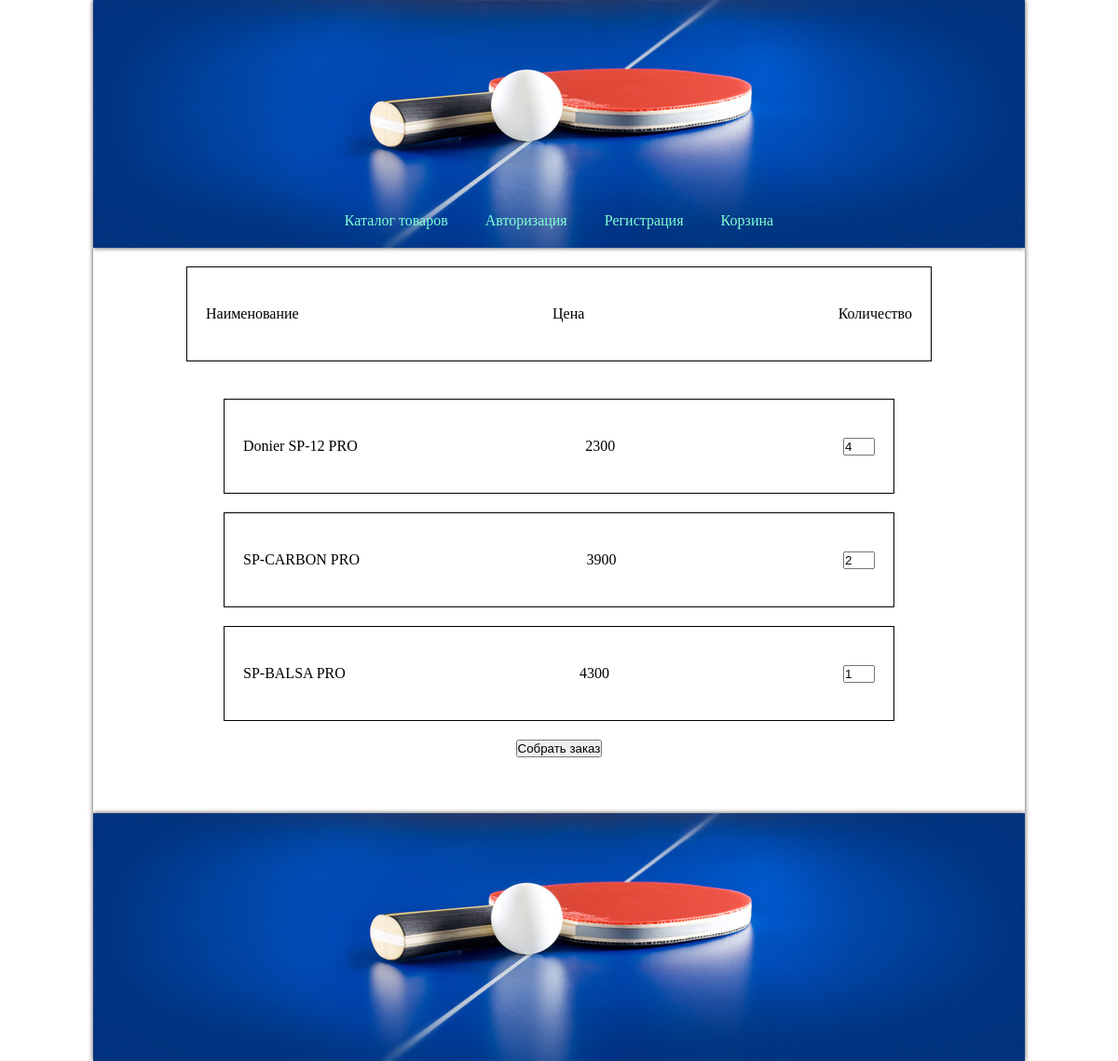
The page /index.php?c=basket&act=all on the database its author committed.
### tables this page shows
CREATE TABLE `basket` (
  `id_basket` int(11) NOT NULL,
  `id_good` int(11) NOT NULL,
  `id_order` int(255) NOT NULL DEFAULT 1,
  `name` varchar(255) NOT NULL,
  `price` int(100) NOT NULL,
  `count` int(255) NOT NULL DEFAULT 1
);

### controlls/C_Controller.php (called while the page is built, shortened)
<?php
abstract class C_Controller
{
	public function Request($action)
	{
		$this->$action();
	}
	protected function Template($fileName, $vars = array())
	{
		include "$fileName";
		return ob_get_clean();
	}
}

### controlls/C_Basket.php (called while the page is built, shortened)
<?php
include_once './models/M_Basket.php';
include_once './models/M_Db.php';
class C_Basket extends C_Base {
    public function action_all(){
        $items = new M_Basket();
        $res = $items->basketAll();
        $this->content = $this->Template('views/v_basket.php', array('res' => $res));
    }
}

### index.php (called while the page is built, shortened)
<?php
$action = 'action_';
$action .= (isset($_GET['act'])) ? $_GET['act'] : 'index';
switch ($_GET['c'])
{
    case 'basket':
        $controller = new C_Basket();
        break;
}
$controller->Request($action);

### models/M_Basket.php (called while the page is built, shortened)
<?php
include_once 'M_Db.php';
class M_Basket
{
    public function basketAll()
    {
        $connect = new M_Db();
        $sql = "SELECT * FROM `basket`";
        $res = $connect->select($sql);
        return $res;
    }
}

### models/M_Db.php (called while the page is built, shortened)
<?php
class M_Db
{
    protected static $instance = null;
    private static function instance() {
        if (self::$instance === null) {
            $opt = array(
                \PDO::ATTR_ERRMODE => \PDO::ERRMODE_EXCEPTION,
                \PDO::ATTR_DEFAULT_FETCH_MODE => \PDO::FETCH_ASSOC,
                \PDO::ATTR_EMULATE_PREPARES => TRUE,
            );
            $dsn = 'mysql:host=' . self::HOST . ';dbname=' . self::DB . ';charset=' . self::CHARSET;
            self::$instance = new PDO($dsn, self::LOGIN, self::PASSWORD, $opt);
        }
        return self::$instance;
    }
    private static function sql($sql, $args = []) {
        $stmt = self::instance()->prepare($sql);
        $stmt->execute($args);
        return $stmt;
    }
    public static function select($sql, $args = []) {
        return self::sql($sql, $args)->fetchAll();
    }
}

### views/v_basket.php (the view)
<div class="basket">
    <div class="basket-item">
        <p>Наименование</p>
        <p>Цена</p>
        <p>Количество</p>
    </div>
    <form action="index.php?c=basket&act=order" method="post">
        <?foreach ($res as $data):?>
            <div class="basket-item">
                <p><?=$data['name']?></p>
                <p><?=$data['price']?></p>
                <input type="number" value="<?=$data['count']?>" name="<?='count[]'?>">
            </div>
        <? endforeach; ?>
            <div class="basket-submit">
                <input type="submit" value="Собрать заказ">
            </div>
    </form>
</div>

### views/style.css (style rules this page uses)
* { margin: 0; padding: 0; }
body { height: 100%; }
p, img { margin-bottom: 15px; }
form { margin: 40px; }
input { margin-bottom: 20px; }
.basket { min-width: 800px; margin: 0 auto; }
.basket-item { padding: 20px; border: 1px solid #000; margin: 20px auto; min-height: 60px; display: flex; justify-content: space-between; align-items: center; }
.basket-item input { display: block; margin-bottom: 0px; max-width: 30px; }
.basket-item p { margin-bottom: 0; }
.basket-submit { text-align: center; }

### rows shown on the page
basket: name "Donier SP-12 PRO", price "2300", count "4"
basket: name "SP-CARBON PRO", price "3900", count "2"
basket: name "SP-BALSA PRO", price "4300", count "1"
